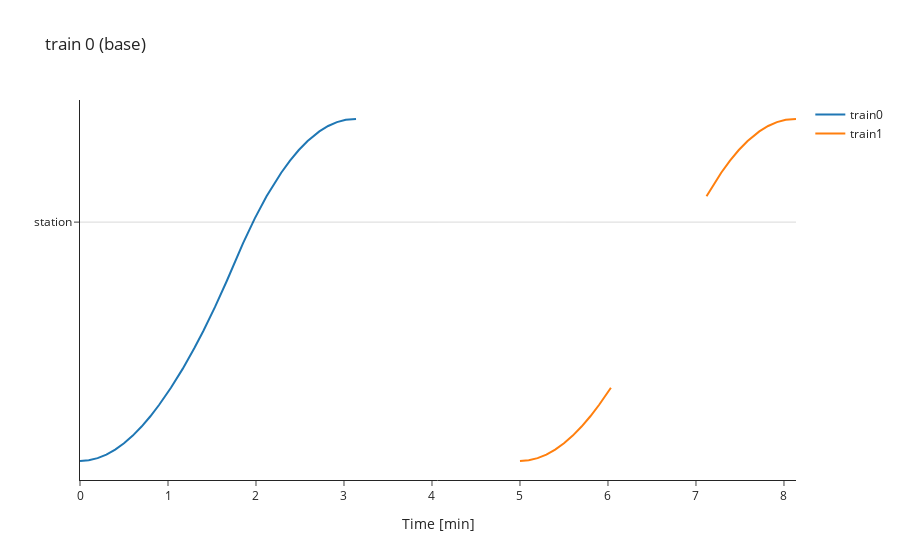

Source (notebook cell):
### Markdown cell above
4. Inspect the results

### Code cell
sim.space_time_chart_plotly(train=0, points_to_show=['station'])

### Figure 1 — Plotly figure (JSON) as saved in the notebook; plotly's stock layout.template omitted (floating-point values rounded to 4 significant figures)
{"data": [{"name": "train0", "type": "scatter", "x": [0, 0.1, 0.2, 0.3, 0.4, 0.5, 0.6, 0.7, 0.8, 0.9, 1.033, 1.167, 1.3, 1.4, 1.533, 1.667, 1.853, 1.987, 2.12, 2.187, 2.287, 2.387, 2.487, 2.587, 2.72, 2.82, 2.92, 3.02, 3.137], "y": [0, 8.294, 33.13, 74.41, 132.0, 205.8, 295.5, 400.8, 520.8, 654.3, 852.1, 1072.0, 1314.0, 1510.0, 1790.0, 2092.0, 2536, 2824, 3080, 3196, 3355, 3496, 3619, 3724, 3836, 3899, 3944, 3971, 3980]}, {"name": "train1", "type": "scatter", "x": [5, 5.1, 5.2, 5.3, 5.4, 5.5, 5.6, 5.7, 5.8, 5.9, 6.033, 6.167, 6.3, 6.4, 6.533, 6.667, 6.853, 6.987, 7.12, 7.187, 7.287, 7.387, 7.487, 7.587, 7.72, 7.82, 7.92, 8.02, 8.137], "y": [0, 8.294, 33.13, 74.41, 132.0, 205.8, 295.5, 400.8, 520.8, 654.3, 852.1, null, null, null, null, null, null, null, 3080, 3196, 3355, 3496, 3619, 3724, 3836, 3899, 3944, 3971, 3980]}], "layout": {"hovermode": "x unified", "shapes": [{"line": {"color": "black", "width": 0.5}, "type": "line", "x0": 0, "x1": 1, "xref": "x domain", "y0": 2780, "y1": 2780, "yref": "y"}], "title": {"text": "train 0 (base)"}, "xaxis": {"title": {"text": "Time [min]"}}, "yaxis": {"tickmode": "array", "ticktext": ["station"], "tickvals": [2780]}}}
